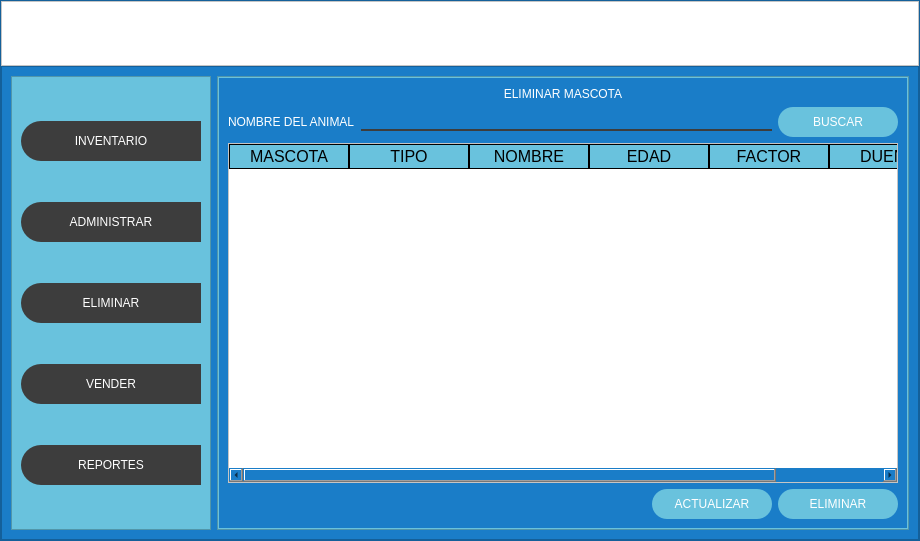
<?xml version="1.0" encoding="UTF-8"?>
<ui version="4.0">
 <class>MainWindow</class>
 <widget class="QMainWindow" name="MainWindow">
  <property name="geometry">
   <rect>
    <x>0</x>
    <y>0</y>
    <width>920</width>
    <height>541</height>
   </rect>
  </property>
  <property name="windowTitle">
   <string>MainWindow</string>
  </property>
  <widget class="QWidget" name="centralwidget">
   <layout class="QVBoxLayout" name="verticalLayout">
    <property name="spacing">
     <number>0</number>
    </property>
    <property name="leftMargin">
     <number>0</number>
    </property>
    <property name="topMargin">
     <number>0</number>
    </property>
    <property name="rightMargin">
     <number>0</number>
    </property>
    <property name="bottomMargin">
     <number>0</number>
    </property>
    <item>
     <widget class="QFrame" name="frame">
      <property name="styleSheet">
       <string notr="true">background-color: rgb(26, 125, 200);</string>
      </property>
      <property name="frameShape">
       <enum>QFrame::StyledPanel</enum>
      </property>
      <property name="frameShadow">
       <enum>QFrame::Raised</enum>
      </property>
      <layout class="QVBoxLayout" name="verticalLayout_2" stretch="0,0">
       <property name="spacing">
        <number>0</number>
       </property>
       <property name="leftMargin">
        <number>0</number>
       </property>
       <property name="topMargin">
        <number>0</number>
       </property>
       <property name="rightMargin">
        <number>0</number>
       </property>
       <property name="bottomMargin">
        <number>0</number>
       </property>
       <item>
        <widget class="QFrame" name="arriba">
         <property name="minimumSize">
          <size>
           <width>0</width>
           <height>65</height>
          </size>
         </property>
         <property name="styleSheet">
          <string notr="true">QFrame{
	background-color: rgb(255, 255, 255);
}

QPushButton{
background-color:#000000ff;
border-radius:20px;
}

QPushButton:hover{
background-color:rgb(61,61,61);
border-radius:20px;
}</string>
         </property>
         <property name="frameShape">
          <enum>QFrame::StyledPanel</enum>
         </property>
         <property name="frameShadow">
          <enum>QFrame::Raised</enum>
         </property>
         <layout class="QHBoxLayout" name="horizontalLayout">
          <item>
           <widget class="QPushButton" name="btnMen">
            <property name="minimumSize">
             <size>
              <width>200</width>
              <height>0</height>
             </size>
            </property>
            <property name="text">
             <string/>
            </property>
            <property name="icon">
             <iconset>
              <normaloff>vecteezy_menu-icon-sign-symbol-design_10896688.png</normaloff>vecteezy_menu-icon-sign-symbol-design_10896688.png</iconset>
            </property>
            <property name="iconSize">
             <size>
              <width>38</width>
              <height>38</height>
             </size>
            </property>
           </widget>
          </item>
          <item>
           <spacer name="horizontalSpacer">
            <property name="orientation">
             <enum>Qt::Horizontal</enum>
            </property>
            <property name="sizeHint" stdset="0">
             <size>
              <width>377</width>
              <height>20</height>
             </size>
            </property>
           </spacer>
          </item>
          <item>
           <widget class="QPushButton" name="btnMin">
            <property name="minimumSize">
             <size>
              <width>40</width>
              <height>40</height>
             </size>
            </property>
            <property name="text">
             <string/>
            </property>
            <property name="icon">
             <iconset>
              <normaloff>1250668.png</normaloff>1250668.png</iconset>
            </property>
            <property name="iconSize">
             <size>
              <width>38</width>
              <height>38</height>
             </size>
            </property>
           </widget>
          </item>
          <item>
           <widget class="QPushButton" name="btnComp">
            <property name="minimumSize">
             <size>
              <width>40</width>
              <height>40</height>
             </size>
            </property>
            <property name="text">
             <string/>
            </property>
            <property name="icon">
             <iconset>
              <normaloff>318485.png</normaloff>318485.png</iconset>
            </property>
            <property name="iconSize">
             <size>
              <width>38</width>
              <height>38</height>
             </size>
            </property>
           </widget>
          </item>
          <item>
           <widget class="QPushButton" name="btnExpand">
            <property name="minimumSize">
             <size>
              <width>40</width>
              <height>40</height>
             </size>
            </property>
            <property name="text">
             <string/>
            </property>
            <property name="icon">
             <iconset>
              <normaloff>1621540.png</normaloff>1621540.png</iconset>
            </property>
            <property name="iconSize">
             <size>
              <width>38</width>
              <height>38</height>
             </size>
            </property>
           </widget>
          </item>
          <item>
           <widget class="QPushButton" name="btnCerrar">
            <property name="minimumSize">
             <size>
              <width>40</width>
              <height>40</height>
             </size>
            </property>
            <property name="text">
             <string/>
            </property>
            <property name="icon">
             <iconset>
              <normaloff>463612.png</normaloff>463612.png</iconset>
            </property>
            <property name="iconSize">
             <size>
              <width>38</width>
              <height>38</height>
             </size>
            </property>
           </widget>
          </item>
         </layout>
        </widget>
       </item>
       <item>
        <widget class="QFrame" name="contenido">
         <property name="frameShape">
          <enum>QFrame::StyledPanel</enum>
         </property>
         <property name="frameShadow">
          <enum>QFrame::Raised</enum>
         </property>
         <layout class="QHBoxLayout" name="horizontalLayout_2">
          <item>
           <widget class="QFrame" name="frame_opciones">
            <property name="minimumSize">
             <size>
              <width>200</width>
              <height>0</height>
             </size>
            </property>
            <property name="maximumSize">
             <size>
              <width>0</width>
              <height>16777215</height>
             </size>
            </property>
            <property name="styleSheet">
             <string notr="true">QFrame{
	background-color: rgb(105, 194, 221);
}

QPushButton{
background-color: rgb(61,61,61);
border-top-left-radius:20px;
border-bottom-left-radius:20px;
color:rgb(255,255,255);
font: 77 10pt &quot;Arial Black&quot;;
}

QPushButton:hover{
background-color:white;
border-top-left-radius:20px;
border-bottom-left-radius:20px;
color:rgb(0,0,0);
font: 77 10pt &quot;Arial Black&quot;;
}</string>
            </property>
            <property name="frameShape">
             <enum>QFrame::StyledPanel</enum>
            </property>
            <property name="frameShadow">
             <enum>QFrame::Raised</enum>
            </property>
            <layout class="QVBoxLayout" name="verticalLayout_3">
             <item>
              <widget class="QPushButton" name="bt_inv">
               <property name="minimumSize">
                <size>
                 <width>0</width>
                 <height>40</height>
                </size>
               </property>
               <property name="text">
                <string>INVENTARIO</string>
               </property>
               <property name="iconSize">
                <size>
                 <width>35</width>
                 <height>35</height>
                </size>
               </property>
              </widget>
             </item>
             <item>
              <widget class="QPushButton" name="bt_admin">
               <property name="minimumSize">
                <size>
                 <width>0</width>
                 <height>40</height>
                </size>
               </property>
               <property name="text">
                <string>ADMINISTRAR</string>
               </property>
               <property name="iconSize">
                <size>
                 <width>35</width>
                 <height>35</height>
                </size>
               </property>
              </widget>
             </item>
             <item>
              <widget class="QPushButton" name="bt_elim">
               <property name="minimumSize">
                <size>
                 <width>0</width>
                 <height>40</height>
                </size>
               </property>
               <property name="text">
                <string>ELIMINAR</string>
               </property>
               <property name="iconSize">
                <size>
                 <width>35</width>
                 <height>35</height>
                </size>
               </property>
              </widget>
             </item>
             <item>
              <widget class="QPushButton" name="bt_vend">
               <property name="minimumSize">
                <size>
                 <width>0</width>
                 <height>40</height>
                </size>
               </property>
               <property name="text">
                <string>VENDER</string>
               </property>
               <property name="iconSize">
                <size>
                 <width>35</width>
                 <height>35</height>
                </size>
               </property>
              </widget>
             </item>
             <item>
              <widget class="QPushButton" name="bt_report">
               <property name="minimumSize">
                <size>
                 <width>0</width>
                 <height>40</height>
                </size>
               </property>
               <property name="text">
                <string>REPORTES</string>
               </property>
               <property name="iconSize">
                <size>
                 <width>35</width>
                 <height>35</height>
                </size>
               </property>
              </widget>
             </item>
            </layout>
           </widget>
          </item>
          <item>
           <widget class="QFrame" name="frame_paginas">
            <property name="styleSheet">
             <string notr="true">QFrame{
	background-color: rgb(105, 194, 221);
}

QLabel{
	font: 87 12pt &quot;Arial Black&quot;; 
	background-color: #000000ff; 
	
	color: rgb(255, 255, 255);
	border:0px solid #14C8DC;
}

QLineEdit{ 
	border:0px;
	color: rgb(255, 255, 255);
	border-bottom: 2px solid rgb(61, 61, 61); 
	font: 75 12pt &quot;Times New Roman&quot;;
}

QPushButton{
	background-color: rgb(105, 194, 221);
	border-radius: 15px;
	color: rgb(255, 255, 255); 
	font: 77 10pt &quot;Arial Black&quot;;
}

QPushButton:hover{
	background-color: rgb(105, 194, 221);
	border-radius: 15px;
	color: rgb(0, 0, 0);
	font: 77 10pt &quot;Arial Black&quot;;
}

QTableWidget {
	background-color: rgb(255, 255, 255);
	color: rgb(0, 0, 0);
	gridline-color: rgb(0, 206, 151); 
	font-size: 12pt;
	color: #000000;
}

QHeaderView::section { 
	background-color: rgb(105, 194, 221);
	border: 1px solid rgb(0, 0, 0);
	font-size: 12pt;
}
QTableWidget QTableCornerButton::section {
	background-color: rgb(0, 0, 0); 
	border: 1px solid rgb(0, 206, 151);
}
</string>
            </property>
            <property name="frameShape">
             <enum>QFrame::StyledPanel</enum>
            </property>
            <property name="frameShadow">
             <enum>QFrame::Raised</enum>
            </property>
            <layout class="QVBoxLayout" name="verticalLayout_4">
             <property name="spacing">
              <number>0</number>
             </property>
             <property name="leftMargin">
              <number>1</number>
             </property>
             <property name="topMargin">
              <number>1</number>
             </property>
             <property name="rightMargin">
              <number>1</number>
             </property>
             <property name="bottomMargin">
              <number>1</number>
             </property>
             <item>
              <widget class="QStackedWidget" name="stackedWidget">
               <property name="currentIndex">
                <number>1</number>
               </property>
               <widget class="QWidget" name="invent">
                <layout class="QVBoxLayout" name="verticalLayout_5">
                 <item>
                  <widget class="QLabel" name="label">
                   <property name="text">
                    <string>ANIMALES</string>
                   </property>
                   <property name="alignment">
                    <set>Qt::AlignCenter</set>
                   </property>
                  </widget>
                 </item>
                 <item>
                  <widget class="QTableWidget" name="tablaInventario">
                   <property name="sizePolicy">
                    <sizepolicy hsizetype="Expanding" vsizetype="Expanding">
                     <horstretch>0</horstretch>
                     <verstretch>0</verstretch>
                    </sizepolicy>
                   </property>
                   <attribute name="horizontalHeaderVisible">
                    <bool>true</bool>
                   </attribute>
                   <attribute name="horizontalHeaderCascadingSectionResizes">
                    <bool>false</bool>
                   </attribute>
                   <attribute name="horizontalHeaderDefaultSectionSize">
                    <number>120</number>
                   </attribute>
                   <attribute name="horizontalHeaderHighlightSections">
                    <bool>true</bool>
                   </attribute>
                   <attribute name="horizontalHeaderShowSortIndicator" stdset="0">
                    <bool>false</bool>
                   </attribute>
                   <attribute name="horizontalHeaderStretchLastSection">
                    <bool>false</bool>
                   </attribute>
                   <attribute name="verticalHeaderVisible">
                    <bool>true</bool>
                   </attribute>
                   <attribute name="verticalHeaderCascadingSectionResizes">
                    <bool>false</bool>
                   </attribute>
                   <attribute name="verticalHeaderShowSortIndicator" stdset="0">
                    <bool>false</bool>
                   </attribute>
                   <attribute name="verticalHeaderStretchLastSection">
                    <bool>false</bool>
                   </attribute>
                   <column>
                    <property name="text">
                     <string>MASCOTA</string>
                    </property>
                   </column>
                   <column>
                    <property name="text">
                     <string>TIPO</string>
                    </property>
                   </column>
                   <column>
                    <property name="text">
                     <string>NOMBRE</string>
                    </property>
                   </column>
                   <column>
                    <property name="text">
                     <string>EDAD</string>
                    </property>
                   </column>
                   <column>
                    <property name="text">
                     <string>FACTOR</string>
                    </property>
                   </column>
                   <column>
                    <property name="text">
                     <string>DUEÑO</string>
                    </property>
                   </column>
                  </widget>
                 </item>
                 <item>
                  <layout class="QHBoxLayout" name="horizontalLayout_3">
                   <item>
                    <spacer name="horizontalSpacer_2">
                     <property name="orientation">
                      <enum>Qt::Horizontal</enum>
                     </property>
                     <property name="sizeHint" stdset="0">
                      <size>
                       <width>40</width>
                       <height>20</height>
                      </size>
                     </property>
                    </spacer>
                   </item>
                   <item>
                    <widget class="QPushButton" name="actualizar_inv">
                     <property name="minimumSize">
                      <size>
                       <width>120</width>
                       <height>30</height>
                      </size>
                     </property>
                     <property name="text">
                      <string>Actualizar</string>
                     </property>
                    </widget>
                   </item>
                  </layout>
                 </item>
                </layout>
               </widget>
               <widget class="QWidget" name="eliminar">
                <layout class="QVBoxLayout" name="verticalLayout_12">
                 <item>
                  <widget class="QLabel" name="label_17">
                   <property name="text">
                    <string>ELIMINAR MASCOTA</string>
                   </property>
                   <property name="alignment">
                    <set>Qt::AlignCenter</set>
                   </property>
                  </widget>
                 </item>
                 <item>
                  <layout class="QHBoxLayout" name="horizontalLayout_10">
                   <item>
                    <widget class="QLabel" name="label_18">
                     <property name="text">
                      <string>NOMBRE DEL ANIMAL</string>
                     </property>
                    </widget>
                   </item>
                   <item>
                    <widget class="QLineEdit" name="nombre_eliminar"/>
                   </item>
                   <item>
                    <widget class="QPushButton" name="buscar_elim">
                     <property name="minimumSize">
                      <size>
                       <width>120</width>
                       <height>30</height>
                      </size>
                     </property>
                     <property name="text">
                      <string>BUSCAR</string>
                     </property>
                    </widget>
                   </item>
                  </layout>
                 </item>
                 <item>
                  <widget class="QTableWidget" name="tablaEliminar">
                   <attribute name="horizontalHeaderDefaultSectionSize">
                    <number>120</number>
                   </attribute>
                   <column>
                    <property name="text">
                     <string>MASCOTA</string>
                    </property>
                   </column>
                   <column>
                    <property name="text">
                     <string>TIPO</string>
                    </property>
                   </column>
                   <column>
                    <property name="text">
                     <string>NOMBRE</string>
                    </property>
                   </column>
                   <column>
                    <property name="text">
                     <string>EDAD</string>
                    </property>
                   </column>
                   <column>
                    <property name="text">
                     <string>FACTOR</string>
                    </property>
                   </column>
                   <column>
                    <property name="text">
                     <string>DUEÑO</string>
                    </property>
                   </column>
                  </widget>
                 </item>
                 <item>
                  <layout class="QHBoxLayout" name="horizontalLayout_9">
                   <item>
                    <widget class="QLabel" name="mostrar">
                     <property name="minimumSize">
                      <size>
                       <width>200</width>
                       <height>30</height>
                      </size>
                     </property>
                     <property name="text">
                      <string/>
                     </property>
                     <property name="alignment">
                      <set>Qt::AlignCenter</set>
                     </property>
                    </widget>
                   </item>
                   <item>
                    <spacer name="horizontalSpacer_7">
                     <property name="orientation">
                      <enum>Qt::Horizontal</enum>
                     </property>
                     <property name="sizeHint" stdset="0">
                      <size>
                       <width>40</width>
                       <height>20</height>
                      </size>
                     </property>
                    </spacer>
                   </item>
                   <item>
                    <widget class="QPushButton" name="actuElim">
                     <property name="minimumSize">
                      <size>
                       <width>120</width>
                       <height>30</height>
                      </size>
                     </property>
                     <property name="text">
                      <string>ACTUALIZAR</string>
                     </property>
                    </widget>
                   </item>
                   <item>
                    <widget class="QPushButton" name="eliminar_eliminar">
                     <property name="minimumSize">
                      <size>
                       <width>120</width>
                       <height>30</height>
                      </size>
                     </property>
                     <property name="text">
                      <string>ELIMINAR</string>
                     </property>
                    </widget>
                   </item>
                  </layout>
                 </item>
                </layout>
               </widget>
               <widget class="QWidget" name="vender">
                <layout class="QVBoxLayout" name="verticalLayout_11">
                 <item>
                  <widget class="QLabel" name="label_9">
                   <property name="text">
                    <string>VENDER MASCOTA</string>
                   </property>
                   <property name="alignment">
                    <set>Qt::AlignCenter</set>
                   </property>
                  </widget>
                 </item>
                 <item>
                  <layout class="QHBoxLayout" name="horizontalLayout_8">
                   <item>
                    <widget class="QLabel" name="label_10">
                     <property name="text">
                      <string>BUSCAR ANIMAL</string>
                     </property>
                    </widget>
                   </item>
                   <item>
                    <widget class="QLineEdit" name="buscador_vend"/>
                   </item>
                   <item>
                    <widget class="QPushButton" name="buscar_vend">
                     <property name="minimumSize">
                      <size>
                       <width>120</width>
                       <height>30</height>
                      </size>
                     </property>
                     <property name="text">
                      <string>BUSCAR</string>
                     </property>
                    </widget>
                   </item>
                  </layout>
                 </item>
                 <item>
                  <spacer name="verticalSpacer_3">
                   <property name="orientation">
                    <enum>Qt::Vertical</enum>
                   </property>
                   <property name="sizeHint" stdset="0">
                    <size>
                     <width>20</width>
                     <height>40</height>
                    </size>
                   </property>
                  </spacer>
                 </item>
                 <item>
                  <layout class="QHBoxLayout" name="horizontalLayout_7">
                   <property name="spacing">
                    <number>30</number>
                   </property>
                   <item>
                    <layout class="QVBoxLayout" name="verticalLayout_9">
                     <property name="spacing">
                      <number>30</number>
                     </property>
                     <item>
                      <widget class="QLabel" name="label_11">
                       <property name="text">
                        <string>MASCOTA</string>
                       </property>
                      </widget>
                     </item>
                     <item>
                      <widget class="QLabel" name="label_12">
                       <property name="text">
                        <string>TIPO</string>
                       </property>
                      </widget>
                     </item>
                     <item>
                      <widget class="QLabel" name="label_13">
                       <property name="text">
                        <string>NOMBRE</string>
                       </property>
                      </widget>
                     </item>
                     <item>
                      <widget class="QLabel" name="label_14">
                       <property name="text">
                        <string>EDAD</string>
                       </property>
                      </widget>
                     </item>
                     <item>
                      <widget class="QLabel" name="label_15">
                       <property name="text">
                        <string>FACTOR</string>
                       </property>
                      </widget>
                     </item>
                    </layout>
                   </item>
                   <item>
                    <layout class="QVBoxLayout" name="verticalLayout_10">
                     <property name="spacing">
                      <number>30</number>
                     </property>
                     <item>
                      <widget class="QLineEdit" name="mascota_vend">
                       <property name="text">
                        <string/>
                       </property>
                      </widget>
                     </item>
                     <item>
                      <widget class="QLineEdit" name="tipo_vend"/>
                     </item>
                     <item>
                      <widget class="QLineEdit" name="nombre_vend"/>
                     </item>
                     <item>
                      <widget class="QLineEdit" name="edad_vend"/>
                     </item>
                     <item>
                      <widget class="QLineEdit" name="factor_vend"/>
                     </item>
                    </layout>
                   </item>
                   <item>
                    <spacer name="horizontalSpacer_6">
                     <property name="orientation">
                      <enum>Qt::Horizontal</enum>
                     </property>
                     <property name="sizeHint" stdset="0">
                      <size>
                       <width>40</width>
                       <height>20</height>
                      </size>
                     </property>
                    </spacer>
                   </item>
                  </layout>
                 </item>
                 <item>
                  <spacer name="verticalSpacer_4">
                   <property name="orientation">
                    <enum>Qt::Vertical</enum>
                   </property>
                   <property name="sizeHint" stdset="0">
                    <size>
                     <width>20</width>
                     <height>40</height>
                    </size>
                   </property>
                  </spacer>
                 </item>
                 <item>
                  <layout class="QHBoxLayout" name="horizontalLayout_6">
                   <item>
                    <widget class="QLabel" name="mostrar_v">
                     <property name="minimumSize">
                      <size>
                       <width>120</width>
                       <height>30</height>
                      </size>
                     </property>
                     <property name="text">
                      <string/>
                     </property>
                    </widget>
                   </item>
                   <item>
                    <spacer name="horizontalSpacer_5">
                     <property name="orientation">
                      <enum>Qt::Horizontal</enum>
                     </property>
                     <property name="sizeHint" stdset="0">
                      <size>
                       <width>40</width>
                       <height>20</height>
                      </size>
                     </property>
                    </spacer>
                   </item>
                   <item>
                    <widget class="QPushButton" name="vender_vend">
                     <property name="minimumSize">
                      <size>
                       <width>120</width>
                       <height>30</height>
                      </size>
                     </property>
                     <property name="text">
                      <string>VENDER</string>
                     </property>
                    </widget>
                   </item>
                  </layout>
                 </item>
                </layout>
               </widget>
               <widget class="QWidget" name="reporte">
                <layout class="QVBoxLayout" name="verticalLayout_13">
                 <item>
                  <widget class="QLabel" name="label_20">
                   <property name="text">
                    <string>REPORTES</string>
                   </property>
                  </widget>
                 </item>
                 <item>
                  <layout class="QHBoxLayout" name="horizontalLayout_11">
                   <item>
                    <widget class="QLabel" name="label_21">
                     <property name="minimumSize">
                      <size>
                       <width>0</width>
                       <height>0</height>
                      </size>
                     </property>
                     <property name="text">
                      <string>REPORTE DE INVENTARIO</string>
                     </property>
                    </widget>
                   </item>
                   <item>
                    <widget class="QTextBrowser" name="cuadro_inv">
                     <property name="minimumSize">
                      <size>
                       <width>0</width>
                       <height>0</height>
                      </size>
                     </property>
                    </widget>
                   </item>
                  </layout>
                 </item>
                 <item>
                  <layout class="QHBoxLayout" name="horizontalLayout_13">
                   <item>
                    <widget class="QLabel" name="label_23">
                     <property name="minimumSize">
                      <size>
                       <width>200</width>
                       <height>0</height>
                      </size>
                     </property>
                     <property name="text">
                      <string/>
                     </property>
                    </widget>
                   </item>
                   <item>
                    <spacer name="horizontalSpacer_8">
                     <property name="orientation">
                      <enum>Qt::Horizontal</enum>
                     </property>
                     <property name="sizeHint" stdset="0">
                      <size>
                       <width>40</width>
                       <height>20</height>
                      </size>
                     </property>
                    </spacer>
                   </item>
                   <item>
                    <widget class="QPushButton" name="imprimir_inv">
                     <property name="minimumSize">
                      <size>
                       <width>120</width>
                       <height>30</height>
                      </size>
                     </property>
                     <property name="text">
                      <string>IMPRIMIR</string>
                     </property>
                    </widget>
                   </item>
                  </layout>
                 </item>
                 <item>
                  <layout class="QHBoxLayout" name="horizontalLayout_12">
                   <item>
                    <widget class="QLabel" name="label_22">
                     <property name="text">
                      <string>REPORTE DE VENTAS</string>
                     </property>
                    </widget>
                   </item>
                   <item>
                    <widget class="QTextBrowser" name="cuadro_vent"/>
                   </item>
                  </layout>
                 </item>
                 <item>
                  <layout class="QHBoxLayout" name="horizontalLayout_14">
                   <item>
                    <widget class="QLabel" name="label_24">
                     <property name="minimumSize">
                      <size>
                       <width>200</width>
                       <height>0</height>
                      </size>
                     </property>
                     <property name="text">
                      <string/>
                     </property>
                    </widget>
                   </item>
                   <item>
                    <spacer name="horizontalSpacer_9">
                     <property name="orientation">
                      <enum>Qt::Horizontal</enum>
                     </property>
                     <property name="sizeHint" stdset="0">
                      <size>
                       <width>40</width>
                       <height>20</height>
                      </size>
                     </property>
                    </spacer>
                   </item>
                   <item>
                    <widget class="QPushButton" name="imprimir_vent">
                     <property name="minimumSize">
                      <size>
                       <width>120</width>
                       <height>30</height>
                      </size>
                     </property>
                     <property name="text">
                      <string>IMPRIMIR</string>
                     </property>
                    </widget>
                   </item>
                  </layout>
                 </item>
                </layout>
               </widget>
               <widget class="QWidget" name="admin">
                <layout class="QVBoxLayout" name="verticalLayout_8">
                 <item>
                  <widget class="QLabel" name="label_7">
                   <property name="text">
                    <string>ADMINISTRAR ANIMALES</string>
                   </property>
                   <property name="alignment">
                    <set>Qt::AlignCenter</set>
                   </property>
                  </widget>
                 </item>
                 <item>
                  <spacer name="verticalSpacer">
                   <property name="orientation">
                    <enum>Qt::Vertical</enum>
                   </property>
                   <property name="sizeHint" stdset="0">
                    <size>
                     <width>20</width>
                     <height>40</height>
                    </size>
                   </property>
                  </spacer>
                 </item>
                 <item>
                  <layout class="QHBoxLayout" name="horizontalLayout_4">
                   <property name="spacing">
                    <number>30</number>
                   </property>
                   <item>
                    <layout class="QVBoxLayout" name="verticalLayout_7">
                     <property name="spacing">
                      <number>30</number>
                     </property>
                     <item>
                      <widget class="QLabel" name="label_2">
                       <property name="text">
                        <string>MASCOTA</string>
                       </property>
                      </widget>
                     </item>
                     <item>
                      <widget class="QLabel" name="label_3">
                       <property name="text">
                        <string>TIPO</string>
                       </property>
                      </widget>
                     </item>
                     <item>
                      <widget class="QLabel" name="label_4">
                       <property name="text">
                        <string>NOMBRE</string>
                       </property>
                      </widget>
                     </item>
                     <item>
                      <widget class="QLabel" name="label_5">
                       <property name="text">
                        <string>EDAD</string>
                       </property>
                      </widget>
                     </item>
                     <item>
                      <widget class="QLabel" name="label_6">
                       <property name="text">
                        <string>FACTOR</string>
                       </property>
                      </widget>
                     </item>
                    </layout>
                   </item>
                   <item>
                    <layout class="QVBoxLayout" name="verticalLayout_6">
                     <property name="spacing">
                      <number>30</number>
                     </property>
                     <item>
                      <widget class="QLineEdit" name="mascota_admin"/>
                     </item>
                     <item>
                      <widget class="QLineEdit" name="tipo_admin"/>
                     </item>
                     <item>
                      <widget class="QLineEdit" name="nombre_admin"/>
                     </item>
                     <item>
                      <widget class="QLineEdit" name="edad_admin"/>
                     </item>
                     <item>
                      <widget class="QLineEdit" name="factor_admin"/>
                     </item>
                    </layout>
                   </item>
                   <item>
                    <spacer name="horizontalSpacer_4">
                     <property name="orientation">
                      <enum>Qt::Horizontal</enum>
                     </property>
                     <property name="sizeHint" stdset="0">
                      <size>
                       <width>40</width>
                       <height>20</height>
                      </size>
                     </property>
                    </spacer>
                   </item>
                  </layout>
                 </item>
                 <item>
                  <spacer name="verticalSpacer_2">
                   <property name="orientation">
                    <enum>Qt::Vertical</enum>
                   </property>
                   <property name="sizeHint" stdset="0">
                    <size>
                     <width>20</width>
                     <height>40</height>
                    </size>
                   </property>
                  </spacer>
                 </item>
                 <item>
                  <layout class="QHBoxLayout" name="horizontalLayout_5">
                   <item>
                    <widget class="QLabel" name="label_8">
                     <property name="minimumSize">
                      <size>
                       <width>200</width>
                       <height>0</height>
                      </size>
                     </property>
                     <property name="text">
                      <string/>
                     </property>
                     <property name="alignment">
                      <set>Qt::AlignCenter</set>
                     </property>
                    </widget>
                   </item>
                   <item>
                    <spacer name="horizontalSpacer_3">
                     <property name="orientation">
                      <enum>Qt::Horizontal</enum>
                     </property>
                     <property name="sizeHint" stdset="0">
                      <size>
                       <width>40</width>
                       <height>20</height>
                      </size>
                     </property>
                    </spacer>
                   </item>
                   <item>
                    <widget class="QPushButton" name="actualizar_admin">
                     <property name="minimumSize">
                      <size>
                       <width>120</width>
                       <height>30</height>
                      </size>
                     </property>
                     <property name="text">
                      <string>ACTUALIZAR</string>
                     </property>
                    </widget>
                   </item>
                  </layout>
                 </item>
                </layout>
               </widget>
              </widget>
             </item>
            </layout>
           </widget>
          </item>
         </layout>
        </widget>
       </item>
      </layout>
     </widget>
    </item>
   </layout>
  </widget>
 </widget>
 <resources/>
 <connections/>
</ui>
